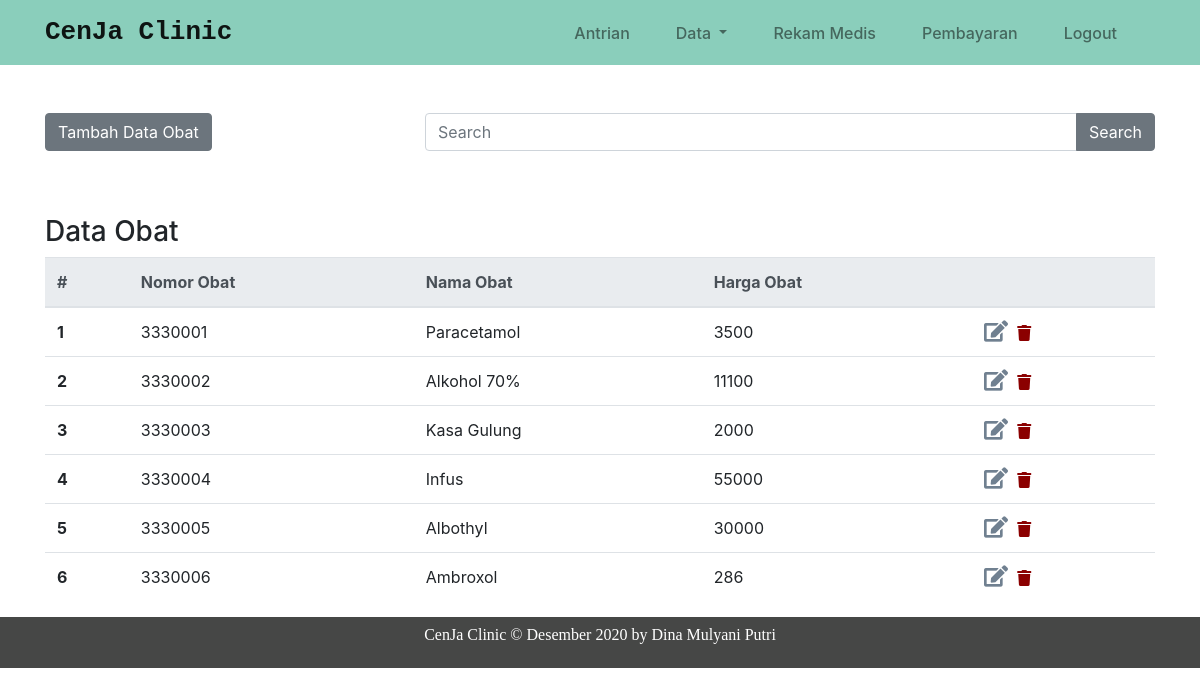
Page /index.php/obat on the committed database.
### tables this page shows
CREATE TABLE `data_obat` (
  `id_obat` int(11) NOT NULL,
  `no_obat` varchar(20) NOT NULL,
  `nama_obat` varchar(50) NOT NULL,
  `harga_obat` int(20) NOT NULL
);

### application/controllers/Obat.php (called while the page is built, shortened)
<?php
class Obat extends CI_Controller {
    public function __construct(){
        $this->load->model('Obat_model');
        $this->load->library('form_validation');
        $this->load->helper('form');
    }
    public function index(){
        $data['judul'] = "List Obat";
        $data['data_obat'] = $this->Obat_model->getAllObat();
        $this->load->view('template/header', $data);
        $this->load->view('klinik/obat', $data);
        $this->load->view('template/footer');
    }
}

### index.php (called while the page is built, shortened)
<?php
require_once BASEPATH.'core/CodeIgniter.php';

### application/models/Obat_model.php (called while the page is built, shortened)
<?php
class Obat_model extends CI_model {
    public function getAllObat(){
        return $this->db->get('data_obat')->result_array();
    }
}

### application/views/klinik/obat.php (the view, shortened to what this page needs)
<div class="container">
    <div class="row mt-5 mb-5">
        <div class="col-md-4">
            <button type="button" class="btn btn-secondary tombolObat" data-toggle="modal" data-target="#formModal">
                Tambah Data Obat
            </button>
        </div>
        <div class="col">
            <form action="" method="post">
                <div class="input-group mb-3">
                    <input type="text" class="form-control" placeholder="Search" name="keyword">
                    <div class="input-group-append">
                        <button class="btn btn-secondary" type="submit">Search</button>
                    </div>
                </div>
            </form>
        </div>
    </div>
    <h3 class="mt-5">Data Obat</h3>
    <div class="row">
        <div class="col">
            <table class="table">
                <thead class="thead-light">
                    <tr>
                        <th scope="col">#</th>
                        <th scope="col">Nomor Obat</th>
                        <th scope="col">Nama Obat</th>
                        <th scope="col">Harga Obat</th>
                        <th scope="col"></th>
                    </tr>
                </thead>
                <tbody>
                    <?php $start = 0; ?>
                    <?php foreach ($data_obat as $obat) : ?>
                        <tr>
                            <th scope="row"><?php echo ++$start; ?></th>
                            <td><?php echo $obat['no_obat']; ?></td>
                            <td><?php echo $obat['nama_obat']; ?></td>
                            <td><?php echo $obat['harga_obat']; ?></td>
                            <td>
                                <a href="<?php echo base_url(); ?>obat/edit/<?php echo $obat['id_obat']; ?>" class="tampilModalEditObat" data-toggle="modal" data-target="#formModal" data-id_obat="<?php echo $obat['id_obat']; ?>"><i class="fas fa-edit fa-lg"></i></a>
                                <a href="<?php echo base_url(); ?>obat/hapus/<?php echo $obat['id_obat']; ?>" class="badge icon-hapus"><i class="fas fa-trash fa-lg"></i></a>
                            </td>
                        </tr>
                    <?php endforeach; ?>
                </tbody>
            </table>
        </div>
    </div>
</div>

### assets/css/style.css (style rules this page uses)
.fa-edit { color: slategrey; }
.fa-trash { color: darkred; }

### rows in the picture
data_obat: no_obat "3330001", nama_obat "Paracetamol", harga_obat "3500"
data_obat: no_obat "3330002", nama_obat "Alkohol 70%", harga_obat "11100"
data_obat: no_obat "3330003", nama_obat "Kasa Gulung", harga_obat "2000"
data_obat: no_obat "3330004", nama_obat "Infus", harga_obat "55000"
data_obat: no_obat "3330005", nama_obat "Albothyl", harga_obat "30000"
data_obat: no_obat "3330006", nama_obat "Ambroxol", harga_obat "286"
